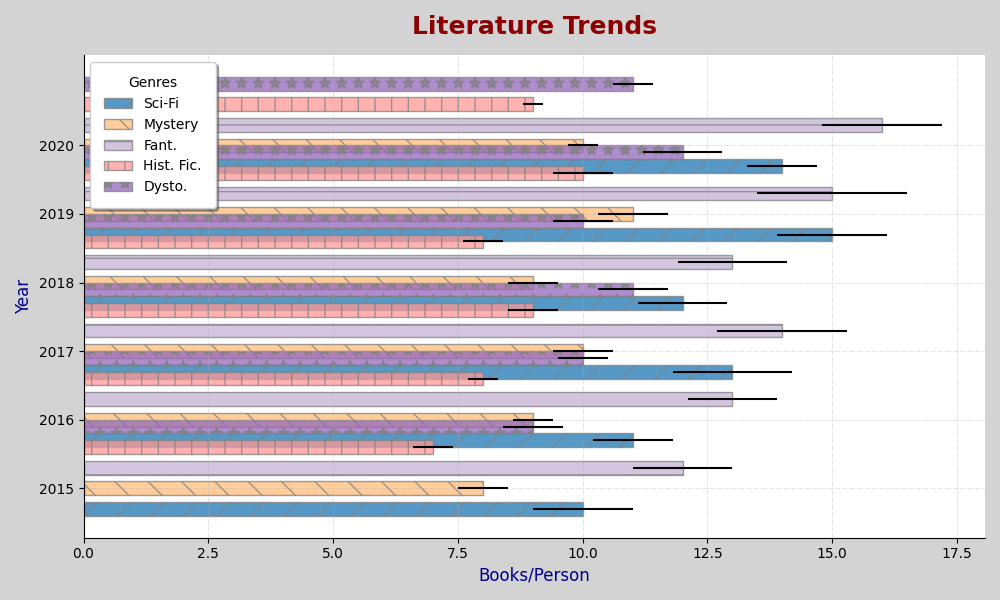

Reproduce this figure in Python.
import matplotlib.pyplot as plt
import numpy as np

years = np.array([2015, 2016, 2017, 2018, 2019, 2020])

sci_fi = np.array([10, 11, 13, 12, 15, 14])
mystery = np.array([8, 9, 10, 9, 11, 10])
fantasy = np.array([12, 13, 14, 13, 15, 16])
historical_fiction = np.array([7, 8, 9, 8, 10, 9])
dystopian = np.array([9, 10, 11, 10, 12, 11])

errors = {
    "Sci-Fi": np.array([1, 0.8, 1.2, 0.9, 1.1, 0.7]),
    "Mystery": np.array([0.5, 0.4, 0.6, 0.5, 0.7, 0.3]),
    "Fantasy": np.array([1, 0.9, 1.3, 1.1, 1.5, 1.2]),
    "Historical Fiction": np.array([0.4, 0.3, 0.5, 0.4, 0.6, 0.2]),
    "Dystopian": np.array([0.6, 0.5, 0.7, 0.6, 0.8, 0.4]),
}

new_colors = ['#1f77b4', '#ffbb78', '#c5b0d5', '#ff9896', '#9467bd']

fig, ax = plt.subplots(figsize=(10, 6))

ax.barh(years - 0.3, sci_fi, xerr=errors["Sci-Fi"], label='Sci-Fi', color=new_colors[0], height=0.2, alpha=0.75, edgecolor='gray', hatch='/')
ax.barh(years, mystery, xerr=errors["Mystery"], label='Mystery', color=new_colors[1], height=0.2, alpha=0.75, edgecolor='gray', hatch='\\')
ax.barh(years + 0.3, fantasy, xerr=errors["Fantasy"], label='Fant.', color=new_colors[2], height=0.2, alpha=0.75, edgecolor='gray', hatch='-')
ax.barh(years + 0.6, historical_fiction, xerr=errors["Historical Fiction"], label='Hist. Fic.', color=new_colors[3], height=0.2, alpha=0.75, edgecolor='gray', hatch='|')
ax.barh(years + 0.9, dystopian, xerr=errors["Dystopian"], label='Dysto.', color=new_colors[4], height=0.2, alpha=0.75, edgecolor='gray', hatch='*')

ax.set_title("Literature Trends", fontsize=18, fontweight='bold', pad=15, color='darkred')
ax.set_xlabel("Books/Person", fontsize=12, color='darkblue')
ax.set_ylabel("Year", fontsize=12, color='darkblue')
ax.set_yticks(years)
ax.legend(title='Genres', fontsize=10, loc='upper left', frameon=True, borderpad=1, shadow=True)
ax.grid(True, linestyle='-.', linewidth=0.5, alpha=0.5)

fig.patch.set_facecolor('lightgray')
ax.spines['top'].set_visible(False)
ax.spines['right'].set_visible(False)

plt.tight_layout()
plt.show()
